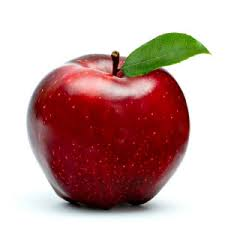
#> input picture imagePyramids/elma.jpg, 225 x 225 px
$ python piramit.py
#> lines starting #> are read from the running program, lines starting #| are printed output that depends on the picture
import cv2
import numpy as np

resim = cv2.imread("elma.jpg")
#> resim is the input picture: shape (225, 225, 3); mean B, G, R 158.6, 161.7, 196.1
#resim Boyutu --- (225,225,3)
print(resim.shape)
#| (225, 225, 3)

cv2.imshow("Elma image",resim)
iki_kat = cv2.pyrUp(resim)
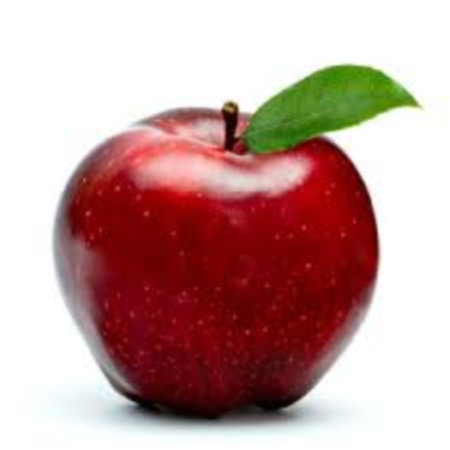
#> iki_kat: shape (450, 450, 3); mean B, G, R 158.6, 161.7, 196.2
iki_kat_kucuk = cv2.pyrDown(resim)
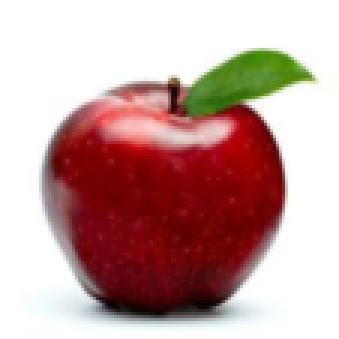
#> iki_kat_kucuk: shape (113, 113, 3) (shown 3 times larger); mean B, G, R 159.4, 162.5, 196.7
cv2.imshow("iki kati",iki_kat)
cv2.imshow(
    "iki kat kücük",iki_kat_kucuk)
#iki kati alınmış Hali --- (450, 450, 3)
print(iki_kat.shape)
#| (450, 450, 3)

#iki kat kücük Hali
print((iki_kat_kucuk.shape))
#| (113, 113, 3)

cv2.waitKey(0)
cv2.destroyAllWindows()

$ run again, with imagePyramids/portakal.jpg copied over imagePyramids/elma.jpg
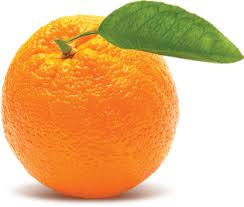
#> input picture imagePyramids/portakal.jpg, 244 x 207 px
#> resim is the input picture: shape (207, 244, 3); mean B, G, R 126.1, 181.6, 229.8
#| (207, 244, 3)
#> `iki_kat = cv2.pyrUp(resim)`:
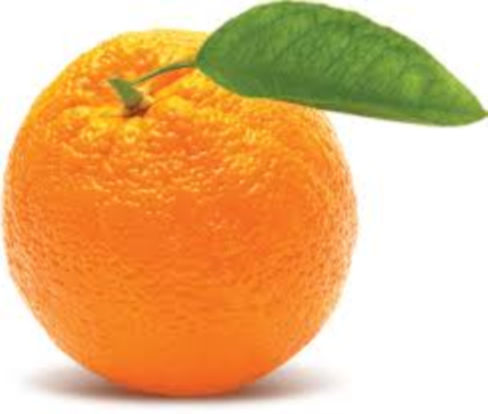
#> iki_kat: shape (414, 488, 3); mean B, G, R 126.1, 181.7, 229.9
#> `iki_kat_kucuk = cv2.pyrDown(resim)`:
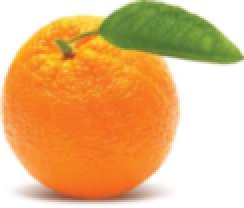
#> iki_kat_kucuk: shape (104, 122, 3) (shown 2 times larger); mean B, G, R 126.6, 182, 229.9
#| (414, 488, 3)
#| (104, 122, 3)
